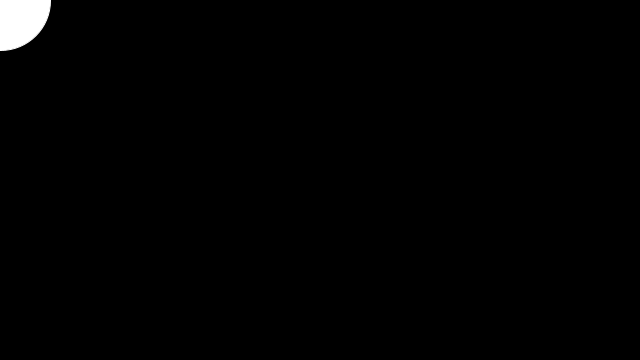
Frame 1 (no input)
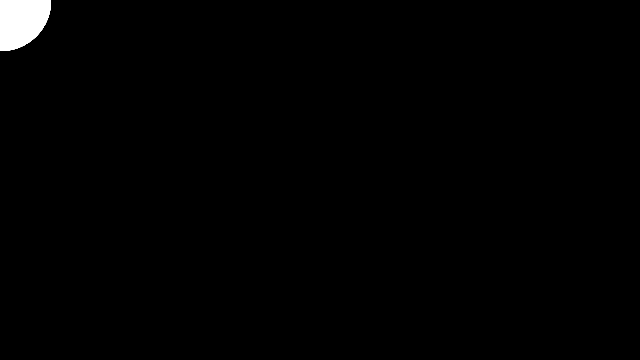
Frame 60 (the mouse pressed at the canvas centre just before this capture)
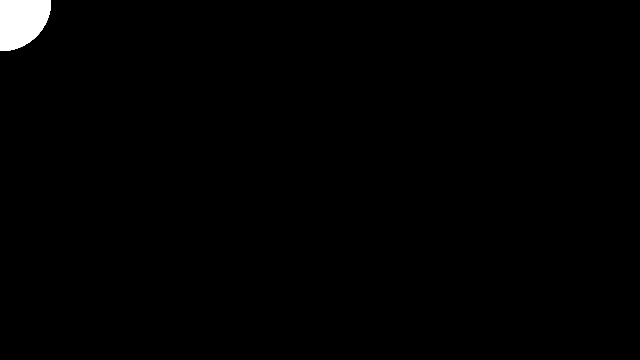
Frame 120 (the mouse held since frame 60 and released just before this capture)

The Processing sketch that drew these frames (run headless with seeded random() and noise(); from frame 60 on, the mouse is pressed at the canvas centre):

// Processing sketch: NOC_walker
// ── NOC_walker.pde
class Walker {
  float x;
  float y;
  float tx;
  float ty;
  
  Walker() {
    x = width/2;
    y = height/2;
    tx = random(10);
    ty = random(10);
  }
  
  void display() {
    stroke(255);
    ellipse(x,y, 100, 100);
  }
  
  void step() {
    x = noise(tx);
    y = noise(ty);
    tx += 0.01;
    ty += 0.01;
  }
  
}

Walker w;

void setup() {
  size(640, 360);
  w = new Walker();
  background(0);
}

void draw() {
  w.step();
  w.display();
}
